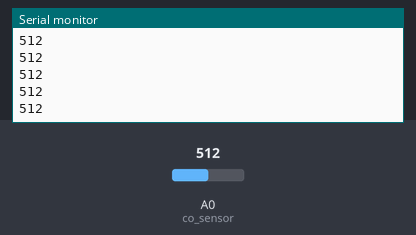
Recording of a sketch running on a simulated Arduino Uno, built with avr-gcc and run on an emulated ATmega328P. Shown: the last lines printed to the serial monitor. The test bench sets the inputs (shaded band); at power-on: A0 (co_sensor) = 512.

Above: at 1.2 s.
1.3 s: A0 (co_sensor) set to 716
At 2.4 s:
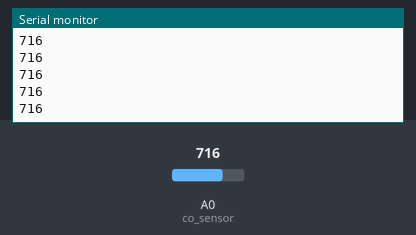
2.8 s: A0 (co_sensor) set to 900
At 3.9 s:
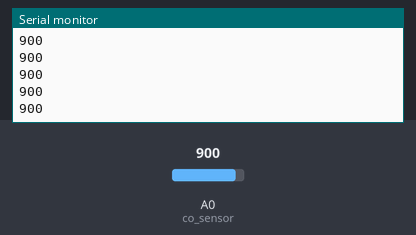
Timing chart, 0 to 5.8 s (numbered marks = the images above; inputs shaded):
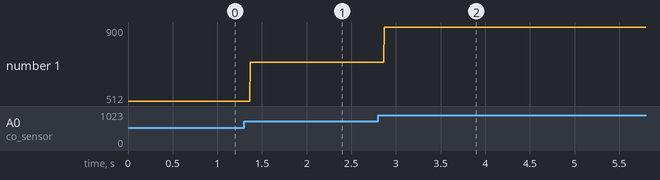

Measured:
- after the input at 1.3 s, the serial monitor: prints a new line after 0.07 s (image 1)
- after the input at 2.8 s, the serial monitor: prints a new line after 0.07 s (image 2)
- plotted number 1: 512 → 716 after the input at 1.3 s, 716 → 900 after the input at 2.8 s

The sketch:

any_analog.ino
```cpp
int co_sensor = A0;

void setup(){
  pinMode(co_sensor, INPUT);
  /*set the sensor to be input*/
  Serial.begin(9600);
  /*beign serial @ baudrate of 9600 */
}
void loop(){
  Serial.println(analogRead(co_sensor));
}
```
